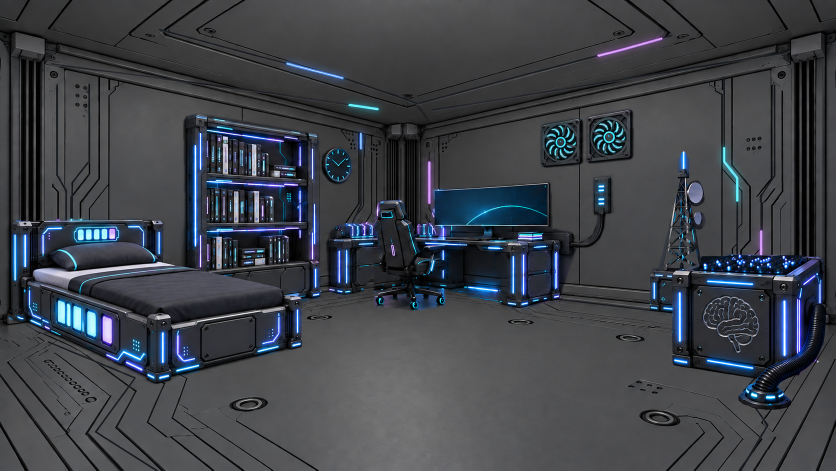
#> input picture design/room-2d/v4/repairs/black-horizontal-bed-source.png, 1672 x 941 px (shown at 1/2 size); its folder holds only this picture in this run
$ python refine_bed_shelf.py
#> lines starting #> are read from the running program, lines starting #| are printed output that depends on the picture; after the words box and inside, x2 and y2 are one past the last pixel; in counts of white or black regions, pixels touching at a corner belong together
"""Remove SAM shelf leakage; restore newly exposed shelf from the revised source."""
from pathlib import Path
import numpy as np,cv2
from PIL import Image,ImageDraw,ImageFilter
B=Path(__file__).resolve().parents[1];S=B.parent/'v3';W,H=1672,941
for theme in ['black','white']:
 src=Image.open(B/f'repairs/{theme}-horizontal-bed-source.png').convert('RGBA').resize((W,H))
 # Traced outer contour includes frame posts and mattress, excludes the shelf panel.
 headright=329 if theme=='black' else 360
 poly=[(16,441),(headright-15,437),(headright,447),(headright+1,522),(381,533),(408,541),(440,551),(472,560),(508,572),(540,580),(555,586),(567,598),(587,590),(602,595),(608,609),(608,690),(597,700),(338,761),(317,766),(300,760),(24,650),(12,640),(9,625),(14,590)]
 mask=Image.new('L',(W,H));ImageDraw.Draw(mask).polygon(poly,fill=255)
#> after `mask = Image.new('L', (W, H))`: mask: PIL image 1672x941 L; every value is 0
#> after `ImageDraw.Draw(mask).polygon(poly, fill=255)`:
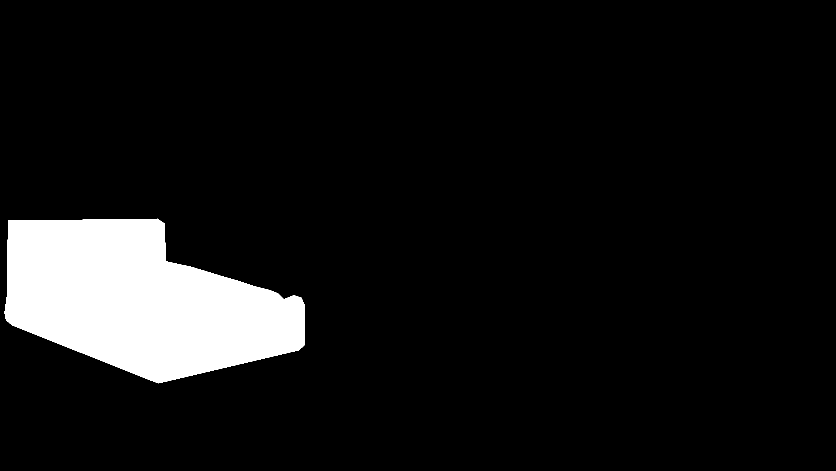
#> mask: PIL image 1672x941 L (shown at 1/2 size); 8.4% white; 1 white region, box (x1, y1, x2, y2) and area: (9, 437, 609, 767) 132705
#> (the run stopped early here; a loop or call above may not have finished)
